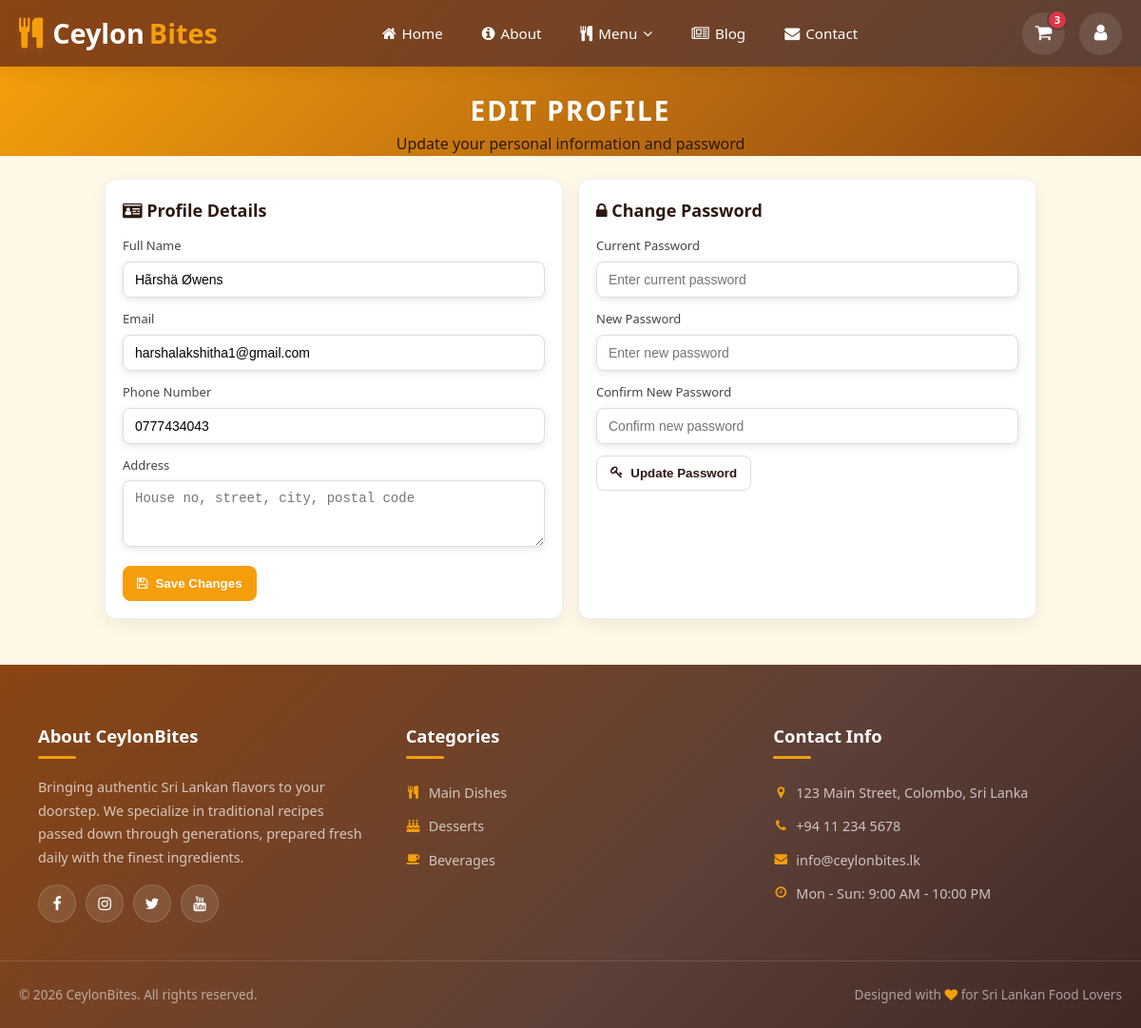
The page /update_profile.php (signed in) on the database its author committed.
### tables this page shows
CREATE TABLE `users` (
  `id` int(100) NOT NULL,
  `name` varchar(20) NOT NULL,
  `email` varchar(50) NOT NULL,
  `number` varchar(10) NOT NULL,
  `password` varchar(255) NOT NULL,
  `address` varchar(500) NOT NULL
);

### update_profile.php (the view, shortened to what this page needs)
<?php
include 'connect.php';
if(isset($_SESSION['user_id'])){
   $user_id = $_SESSION['user_id'];
}else{
   $user_id = '';
   header('location:index.php');
   exit;
}
$select_user = $conn->prepare("SELECT * FROM `users` WHERE id = ?");
$select_user->execute([$user_id]);
$fetch_user = $select_user->fetch(PDO::FETCH_ASSOC);
?>
<!DOCTYPE html>
<html lang="en">
<head>
  <link rel="stylesheet" href="https://cdnjs.cloudflare.com/ajax/libs/font-awesome/4.7.0/css/font-awesome.css" />
  <link href="css/navbar.css" rel="stylesheet">
  <link href="css/style.css" rel="stylesheet">
  <link href="css/profile.css" rel="stylesheet">
</head>
<body class="profile-edit-page">
<?php include 'user_header.php'; ?>
<div class="container-topic">
  <h1 class="container-topic-heading">Edit Profile</h1>
  <p class="container-topic-sub">Update your personal information and password</p>
  </div>
<div class="container-fluid">
  <div class="container">
    <section class="profile-edit">
      <div class="edit-grid">
        <form action="" method="post" class="edit-card">
          <h2 class="edit-title"><i class="fa fa-id-card"></i> Profile Details</h2>
          <div class="form-row">
            <label>Full Name</label>
            <input type="text" name="name" class="box" maxlength="50" required value="<?= htmlspecialchars($fetch_user['name'] ?? '') ?>">
          </div>
          <div class="form-row">
            <label>Email</label>
            <input type="email" name="email" class="box" maxlength="50" required value="<?= htmlspecialchars($fetch_user['email'] ?? '') ?>" oninput="this.value = this.value.replace(/\s/g, '')">
          </div>
          <div class="form-row">
            <label>Phone Number</label>
            <input type="text" name="number" class="box" maxlength="10" required value="<?= htmlspecialchars($fetch_user['number'] ?? '') ?>">
          </div>
          <div class="form-row">
            <label>Address</label>
            <textarea name="address" class="box" rows="3" maxlength="500" placeholder="House no, street, city, postal code"><?= htmlspecialchars($fetch_user['address'] ?? '') ?></textarea>
          </div>
          <button type="submit" name="update_profile" class="btn-primary-sl"><i class="fa fa-save"></i> Save Changes</button>
        </form>
        <form action="" method="post" class="edit-card">
          <h2 class="edit-title"><i class="fa fa-lock"></i> Change Password</h2>
          <div class="form-row">
            <label>Current Password</label>
            <input type="password" name="old_pass" class="box" maxlength="50" placeholder="Enter current password" oninput="this.value = this.value.replace(/\s/g, '')">
          </div>
          <div class="form-row">
            <label>New Password</label>
            <input type="password" name="new_pass" class="box" maxlength="50" placeholder="Enter new password" oninput="this.value = this.value.replace(/\s/g, '')">
          </div>
          <div class="form-row">
            <label>Confirm New Password</label>
            <input type="password" name="confirm_pass" class="box" maxlength="50" placeholder="Confirm new password" oninput="this.value = this.value.replace(/\s/g, '')">
          </div>
          <button type="submit" name="update_password" class="btn-secondary-sl"><i class="fa fa-key"></i> Update Password</button>
        </form>
      </div>
    </section>
  </div>
</div>
<?php include 'user_footer.php'; ?>
</body>
</html>

### css/navbar.css (style rules this page uses)
:root { --primary-orange: #F59E0B; --dark-brown: #5D4037; --primary-brown: #8B4513; --light-cream: #FFF8E7; --white: #ffffff; --text-dark: #2C1810; --shadow: rgba(0, 0, 0, 0.15); --transition: all 0.3s ease; }
* { margin: 0; padding: 0; box-sizing: border-box; }

### css/style.css (style rules this page uses)
*, *::before, *::after { box-sizing: border-box; }
:root { --primary-orange : #F59E0B; --primary-brown : #8B4513; --dark-brown : #5D4037; --light-cream : #FFF8E7; --text-dark : #2C1810; --white : #ffffff; --shadow-sm : 0 2px 8px rgba(0,0,0,.10); --shadow-md : 0 6px 20px rgba(0,0,0,.14); --radius : 12px; --transition : all 0.3s ease; }
body { font-family: 'Segoe UI', Tahoma, Geneva, Verdana, sans-serif; background: var(--light-cream); color: var(--text-dark); line-height: 1.6; overflow-x: hidden; }
.container { width: 100%; max-width: 1200px; margin: 0 auto; padding: 0 16px; }
.container-fluid { width: 100%; padding: 0 16px; }
.container-topic { background: linear-gradient(135deg, var(--primary-orange) 0%, var(--primary-brown) 100%); padding: 50px 20px; text-align: center; margin-bottom: 24px; }
.container-topic-heading { color: #fff; font-size: 2.4rem; font-weight: 800; text-transform: uppercase; letter-spacing: 2px; margin: 0; }
.box { background: var(--white); border-radius: var(--radius); box-shadow: var(--shadow-sm); padding: 20px; border: 1px solid #f0e6d0; transition: var(--transition); }

### css/profile.css (style rules this page uses)
.profile-page .container-topic, .profile-edit-page .container-topic { padding: 24px 16px 0; }
.profile-page .container-topic-heading, .profile-edit-page .container-topic-heading { font-size: 28px; font-weight: 700; }
.btn-primary-sl, .btn-secondary-sl { display: inline-flex; align-items: center; gap: 8px; padding: 10px 14px; border-radius: 8px; text-decoration: none; border: 1px solid transparent; font-weight: 600; transition: background .2s ease, color .2s ease, border-color .2s ease, transform .1s ease; }
.btn-primary-sl { background: #F59E0B; color: #fff; border-color: #F59E0B; }
.btn-secondary-sl { background: #fff; color: #2C1810; border-color: #ddd; }
.profile-edit-page .profile-edit { max-width: 980px; margin: 16px auto 48px; }
.profile-edit-page .edit-grid { display: grid; grid-template-columns: 1fr; gap: 16px; }
@media (min-width: 900px) { .profile-edit-page .edit-grid { grid-template-columns: 1fr 1fr; } }
.profile-edit-page .edit-card { background: #fff; border: 1px solid #eee; border-radius: 12px; box-shadow: 0 6px 18px rgba(0,0,0,0.06); padding: 18px; }
.profile-edit-page .edit-title { font-size: 18px; font-weight: 700; margin-bottom: 12px; }
.profile-edit-page .form-row { margin-bottom: 12px; }
.profile-edit-page .form-row label { display: block; font-size: 13px; color: #444; margin-bottom: 6px; }
.profile-edit-page .box { width: 100%; padding: 10px 12px; border-radius: 8px; border: 1px solid #ddd; outline: none; font-size: 14px; background: #fff; }
.profile-edit-page textarea.box { resize: vertical; }

### rows shown on the page
users: name "Hãrshä Øwens", email "harshalakshitha1@gmail.com", number "0777434043"

### other values the page prints
$total_cart_items "3"
